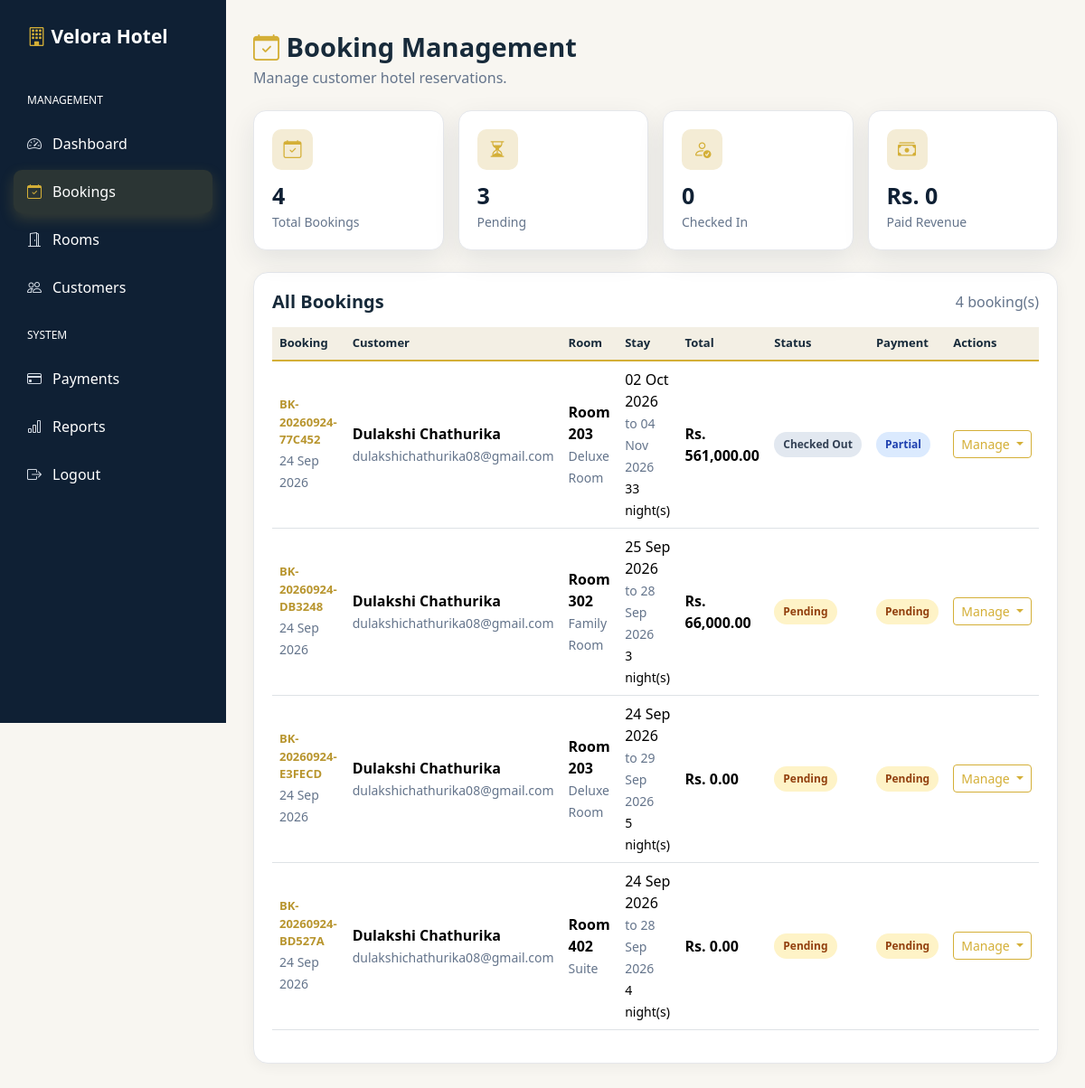
The app's page /admin/bookings.php (signed in) with its own data.
### tables this page shows
CREATE TABLE `bookings` (
  `id` int(11) NOT NULL,
  `booking_code` varchar(50) NOT NULL,
  `customer_id` int(11) NOT NULL,
  `room_id` int(11) NOT NULL,
  `check_in` date NOT NULL,
  `check_out` date NOT NULL,
  `adults` int(11) DEFAULT 1,
  `children` int(11) DEFAULT 0,
  `number_of_nights` int(11) NOT NULL,
  `room_price` decimal(10,2) NOT NULL,
  `total_amount` decimal(10,2) NOT NULL,
  `booking_status` enum('pending','confirmed','checked_in','checked_out','cancelled') DEFAULT 'pending',
  `payment_status` enum('pending','partial','paid') DEFAULT 'pending',
  `special_request` text DEFAULT NULL,
  `created_at` timestamp NOT NULL DEFAULT current_timestamp()
);

CREATE TABLE `users` (
  `id` int(11) NOT NULL,
  `full_name` varchar(100) NOT NULL,
  `email` varchar(100) NOT NULL,
  `phone` varchar(20) DEFAULT NULL,
  `password` varchar(255) NOT NULL,
  `role` enum('admin','receptionist','customer') NOT NULL DEFAULT 'customer',
  `status` enum('active','inactive') NOT NULL DEFAULT 'active',
  `created_at` timestamp NOT NULL DEFAULT current_timestamp()
);

CREATE TABLE `rooms` (
  `id` int(11) NOT NULL,
  `room_number` varchar(20) NOT NULL,
  `room_type_id` int(11) NOT NULL,
  `floor_number` int(11) DEFAULT 1,
  `status` enum('available','occupied','maintenance','cleaning') DEFAULT 'available',
  `description` text DEFAULT NULL,
  `created_at` timestamp NOT NULL DEFAULT current_timestamp()
);

CREATE TABLE `room_types` (
  `id` int(11) NOT NULL,
  `type_name` varchar(100) NOT NULL,
  `description` text DEFAULT NULL,
  `base_price` decimal(10,2) NOT NULL,
  `capacity` int(11) NOT NULL DEFAULT 1,
  `created_at` timestamp NOT NULL DEFAULT current_timestamp()
);

### includes/functions.php (called while the page is built, shortened)
<?php
function e($value)
{
    return htmlspecialchars(
        $value ?? '',
        ENT_QUOTES,
        'UTF-8'
    );
}

### admin/bookings.php (the view, shortened to what this page needs)
<?php
require_once "../config/db.php";
require_once "../includes/functions.php";
$stmt = $pdo->query("
    SELECT
        b.id,
        b.booking_code,
        b.check_in,
        b.check_out,
        b.adults,
        b.children,
        b.number_of_nights,
        b.room_price,
        b.total_amount,
        b.booking_status,
        b.payment_status,
        b.special_request,
        b.created_at,
        r.room_number,
        rt.type_name,
        u.full_name,
        u.email,
        u.phone
    FROM bookings b
    INNER JOIN rooms r
        ON b.room_id = r.id
    INNER JOIN room_types rt
        ON r.room_type_id = rt.id
    INNER JOIN users u
        ON b.customer_id = u.id
    ORDER BY b.created_at DESC
");
$bookings =
    $stmt->fetchAll(PDO::FETCH_ASSOC);
$totalBookings = count($bookings);
$pending = 0;
$checkedIn = 0;
$checkedOut = 0;
$totalRevenue = 0;
foreach ($bookings as $booking) {
    switch ($booking["booking_status"]) {
        case "pending":
            $pending++;
            break;
        case "checked_out":
            $checkedOut++;
            break;
    }
}
?>
<!DOCTYPE html>
<html lang="en">
<head>
    <link
        href="https://cdn.jsdelivr.net/npm/bootstrap@5.3.3/dist/css/bootstrap.min.css"
        rel="stylesheet"
    >
    <link
        href="https://cdn.jsdelivr.net/npm/bootstrap-icons@1.11.3/font/bootstrap-icons.css"
        rel="stylesheet"
    >
    <link
        rel="stylesheet"
        href="../assets/css/velora.css"
    >
</head>
<body>
<div class="sidebar">
    <div class="logo">
        <i class="bi bi-building"></i>
        <span class="logo-text">
            Velora Hotel
        </span>
    </div>
    <div class="menu-title">
        Management
    </div>
    <a href="dashboard.php">
        <i class="bi bi-speedometer2"></i>
        <span class="menu-text">
            Dashboard
        </span>
    </a>
    <a
        href="bookings.php"
        class="active"
    >
        <i class="bi bi-calendar-check"></i>
        <span class="menu-text">
            Bookings
        </span>
    </a>
    <a href="rooms.php">
        <i class="bi bi-door-open"></i>
        <span class="menu-text">
            Rooms
        </span>
    </a>
    <a href="customers.php">
        <i class="bi bi-people"></i>
        <span class="menu-text">
            Customers
        </span>
    </a>
    <div class="menu-title">
        System
    </div>
    <a href="payments.php">
        <i class="bi bi-credit-card"></i>
        <span class="menu-text">
            Payments
        </span>
    </a>
    <a href="reports.php">
        <i class="bi bi-bar-chart"></i>
        <span class="menu-text">
            Reports
        </span>
    </a>
    <a href="../auth/logout.php">
        <i class="bi bi-box-arrow-right"></i>
        <span class="menu-text">
            Logout
        </span>
    </a>
</div>
<div class="main">
    <div class="mb-4">
        <div class="page-title">
            <i class="bi bi-calendar-check"></i>
            Booking Management
        </div>
        <div class="page-subtitle">
            Manage customer hotel reservations.
        </div>
    </div>
    <div class="row g-3 mb-4">
        <div class="col-6 col-lg-3">
            <div class="stat-card">
                <div class="stat-icon blue">
                    <i class="bi bi-calendar-check"></i>
                </div>
                <div class="stat-number">
                    <?php echo $totalBookings; ?>
                </div>
                <div class="stat-label">
                    Total Bookings
                </div>
            </div>
        </div>
        <div class="col-6 col-lg-3">
            <div class="stat-card">
                <div class="stat-icon yellow">
                    <i class="bi bi-hourglass-split"></i>
                </div>
                <div class="stat-number">
                    <?php echo $pending; ?>
                </div>
                <div class="stat-label">
                    Pending
                </div>
            </div>
        </div>
        <div class="col-6 col-lg-3">
            <div class="stat-card">
                <div class="stat-icon green">
                    <i class="bi bi-person-check"></i>
                </div>
                <div class="stat-number">
                    <?php echo $checkedIn; ?>
                </div>
                <div class="stat-label">
                    Checked In
                </div>
            </div>
        </div>
        <div class="col-6 col-lg-3">
            <div class="stat-card">
                <div class="stat-icon purple">
                    <i class="bi bi-cash-stack"></i>
                </div>
                <div class="stat-number">
                    Rs.
                    <?php
                    echo number_format(
                        $totalRevenue,
                        0
                    );
                    ?>
                </div>
                <div class="stat-label">
                    Paid Revenue
                </div>
            </div>
        </div>
    </div>
    <div class="table-card">
        <div
            class="
                d-flex
                justify-content-between
                align-items-center
                mb-3
            "
        >
            <h5 class="fw-bold mb-0">
                All Bookings
            </h5>
            <span class="text-muted">
                <?php echo $totalBookings; ?>
                booking(s)
            </span>
        </div>
        <div class="table-responsive">
            <table class="table table-hover">
                <thead>
                    <tr>
                        <th>Booking</th>
                        <th>Customer</th>
                        <th>Room</th>
                        <th>Stay</th>
                        <th>Total</th>
                        <th>Status</th>
                        <th>Payment</th>
                        <th>Actions</th>
                    </tr>
                </thead>
                <tbody>
                <?php if (count($bookings) > 0): ?>
                    <?php foreach ($bookings as $booking): ?>
                        <?php
                        $status =
                            $booking["booking_status"];
                        $statusClass =
                            str_replace(
                                "_",
                                "-",
                                $status
                            );
                        ?>
                        <tr>
                            <td>
                                <div class="booking-code">
                                    <?php
                                    echo e(
                                        $booking["booking_code"]
                                    );
                                    ?>
                                </div>
                                <small class="text-muted">
                                    <?php
                                    echo date(
                                        "d M Y",
                                        strtotime(
                                            $booking["created_at"]
                                        )
                                    );
                                    ?>
                                </small>
                            </td>
                            <td>
                                <div class="customer-name">
                                    <?php
                                    echo e(
                                        $booking["full_name"]
                                    );
                                    ?>
                                </div>
                                <small class="text-muted">
                                    <?php
                                    echo e(
                                        $booking["email"]
                                    );
                                    ?>
                                </small>
                            </td>
                            <td>
                                <div class="room-number">
                                    Room
                                    <?php
                                    echo e(
                                        $booking["room_number"]
                                    );
                                    ?>
                                </div>
                                <small class="text-muted">
                                    <?php
                                    echo e(
                                        $booking["type_name"]
                                    );
                                    ?>
                                </small>
                            </td>
                            <td>
                                <div>
                                    <?php
                                    echo date(
                                        "d M Y",
                                        strtotime(
                                            $booking["check_in"]
                                        )
                                    );
                                    ?>
                                </div>
                                <small class="text-muted">
                                    to
                                    <?php
                                    echo date(
                                        "d M Y",
                                        strtotime(
                                            $booking["check_out"]
                                        )
                                    );
                                    ?>
                                </small>
                                <div>
                                    <small>
                                        <?php
                                        echo e(
                                            $booking[
                                                "number_of_nights"
                                            ]
                                        );
                                        ?>
                                        night(s)
                                    </small>
                                </div>
                            </td>
                            <td>
                                <strong>
                                    Rs.
                                    <?php
                                    echo number_format(
                                        (float)
                                        $booking[
                                            "total_amount"
                                        ],
                                        2
                                    );
                                    ?>
                                </strong>
                            </td>
                            <td>
                                <span
                                    class="
                                        status
                                        <?php
                                        echo e(
                                            $statusClass
                                        );
                                        ?>
                                    "
                                >
                                    <?php
                                    echo e(
                                        ucwords(
                                            str_replace(
                                                "_",
                                                " ",
                                                $status
                                            )
                                        )
                                    );
                                    ?>
                                </span>
                            </td>
                            <td>
                                <?php
                                $payment =
                                    $booking[
                                        "payment_status"
                                    ];
                                ?>
                                <?php if (
                                    $payment === "paid"
                                ): ?>
                                    <span
                                        class="
                                            status
                                            confirmed
                                        "
                                    >
                                        Paid
                                    </span>
                                <?php elseif (
                                    $payment === "partial"
                                ): ?>
                                    <span
                                        class="
                                            status
                                            checked-in
                                        "
                                    >
                                        Partial
                                    </span>
                                <?php else: ?>
                                    <span
                                        class="
                                            status
                                            pending
                                        "
                                    >
                                        Pending
                                    </span>
                                <?php endif; ?>
                            </td>
                            <td>
                                <div class="dropdown">
                                    <button
                                        class="
                                            btn
                                            btn-sm
                                            btn-outline-primary
                                            dropdown-toggle
                                        "
                                        data-bs-toggle="dropdown"
                                    >
                                        Manage
                                    </button>
                                </div>
                            </td>
                        </tr>
                    <?php endforeach; ?>
                <?php endif; ?>
                </tbody>
            </table>
        </div>
    </div>
</div>
</body>
</html>

### records on screen
bookings: booking_code "BK-20260924-77C452", created_at "24 Sep 2026", customer.full_name "Dulakshi Chathurika", customer.email "dulakshichathurika08@gmail.com", room.room_number "203", room_types.type_name "Deluxe Room", check_in "02 Oct 2026", check_out "04 Nov 2026", number_of_nights "33", total_amount "561,000.00", booking_status "Checked Out", payment_status "Partial"
bookings: booking_code "BK-20260924-DB3248", created_at "24 Sep 2026", customer.full_name "Dulakshi Chathurika", customer.email "dulakshichathurika08@gmail.com", room.room_number "302", room_types.type_name "Family Room", check_in "25 Sep 2026", check_out "28 Sep 2026", number_of_nights "3", total_amount "66,000.00", booking_status "Pending", payment_status "Pending"
bookings: booking_code "BK-20260924-E3FECD", created_at "24 Sep 2026", customer.full_name "Dulakshi Chathurika", customer.email "dulakshichathurika08@gmail.com", room.room_number "203", room_types.type_name "Deluxe Room", check_in "24 Sep 2026", check_out "29 Sep 2026", number_of_nights "5", total_amount "0.00", booking_status "Pending", payment_status "Pending"
bookings: booking_code "BK-20260924-BD527A", created_at "24 Sep 2026", customer.full_name "Dulakshi Chathurika", customer.email "dulakshichathurika08@gmail.com", room.room_number "402", room_types.type_name "Suite", check_in "24 Sep 2026", check_out "28 Sep 2026", number_of_nights "4", total_amount "0.00", booking_status "Pending", payment_status "Pending"

### other values on screen
$totalBookings "4"
$pending "3"
$checkedIn "0"
$totalRevenue "0"
